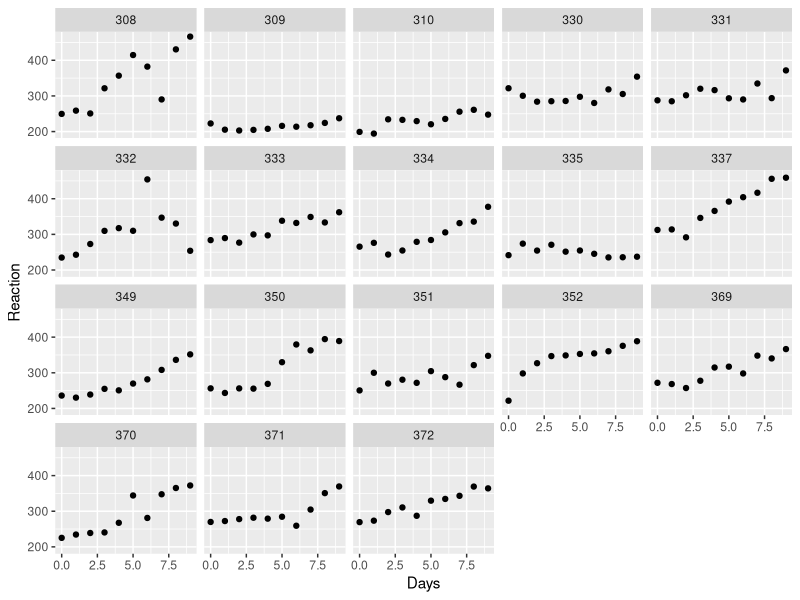
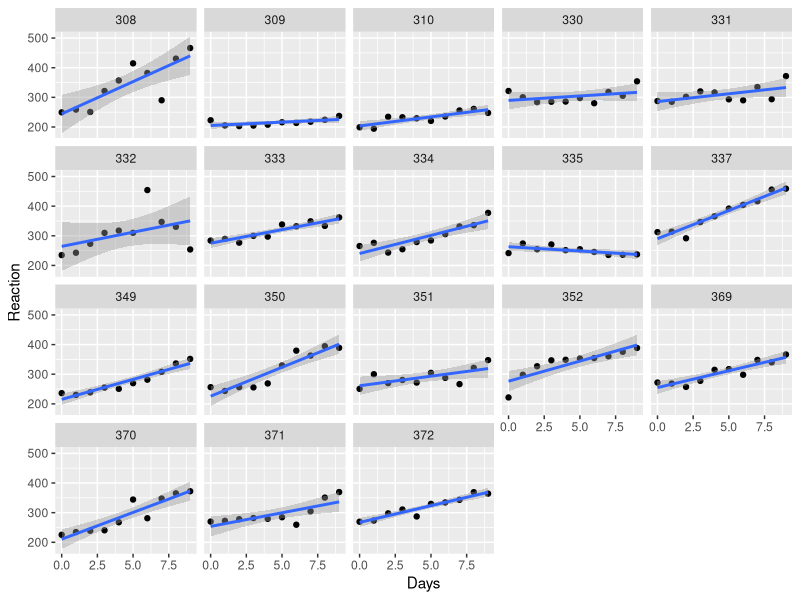

Write the R code that produced these figures, in order.
## ------------------------------------------------------------------------
library(lme4)
str(sleepstudy)
head(sleepstudy)

## ------------------------------------------------------------------------
library(ggplot2)
qplot(Days, Reaction, facets=~Subject, data = sleepstudy)

## ------------------------------------------------------------------------
c <- ggplot(sleepstudy, aes(Days, Reaction))+geom_point() + facet_wrap(~ Subject, nc=5)
c+stat_smooth(method='lm')

## ------------------------------------------------------------------------
(fm06 <- lmer(Reaction ~ 1 + Days + (1 +Days | Subject), sleepstudy))

## ------------------------------------------------------------------------
(fm07 <- lmer(Reaction ~ 1 + (1 | Subject)+ Days + (Days-1|Subject), sleepstudy))

